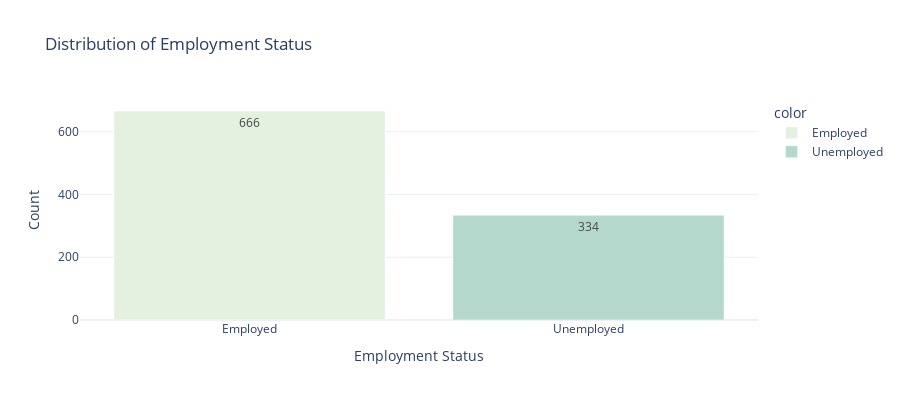

The notebook cell this image was saved under:
### Code cell
# Distribution of the Employment Status Column
employment_counts = copiah_df['Employment Status'].value_counts()

fig = px.bar(
    x=employment_counts.index,
    y=employment_counts.values,
    labels={'x': 'Employment Status', 'y': 'Count'},
    title='Distribution of Employment Status',
    color=employment_counts.index,
    color_discrete_sequence=px.colors.sequential.Mint,
    text_auto=True
)

fig.update_layout(
    xaxis_title='Employment Status',
    yaxis_title='Count',
    template='plotly_white',
    width=900,
    height=400
)

fig.show()

### Figure 1 — Plotly figure (JSON) as saved in the notebook; plotly's stock layout.template omitted (floating-point values rounded to 4 significant figures)
{"data": [{"hovertemplate": "color=Employed<br>Employment Status=%{x}<br>Count=%{y}<extra></extra>", "legendgroup": "Employed", "marker": {"color": "rgb(228, 241, 225)", "pattern": {"shape": ""}}, "name": "Employed", "orientation": "v", "showlegend": true, "textposition": "auto", "texttemplate": "%{y}", "type": "bar", "x": ["Employed"], "xaxis": "x", "y": [666], "yaxis": "y"}, {"hovertemplate": "color=Unemployed<br>Employment Status=%{x}<br>Count=%{y}<extra></extra>", "legendgroup": "Unemployed", "marker": {"color": "rgb(180, 217, 204)", "pattern": {"shape": ""}}, "name": "Unemployed", "orientation": "v", "showlegend": true, "textposition": "auto", "texttemplate": "%{y}", "type": "bar", "x": ["Unemployed"], "xaxis": "x", "y": [334], "yaxis": "y"}], "layout": {"barmode": "relative", "height": 400, "legend": {"title": {"text": "color"}, "tracegroupgap": 0}, "title": {"text": "Distribution of Employment Status"}, "width": 900, "xaxis": {"anchor": "y", "domain": [0, 1], "title": {"text": "Employment Status"}}, "yaxis": {"anchor": "x", "domain": [0, 1], "title": {"text": "Count"}}}}
